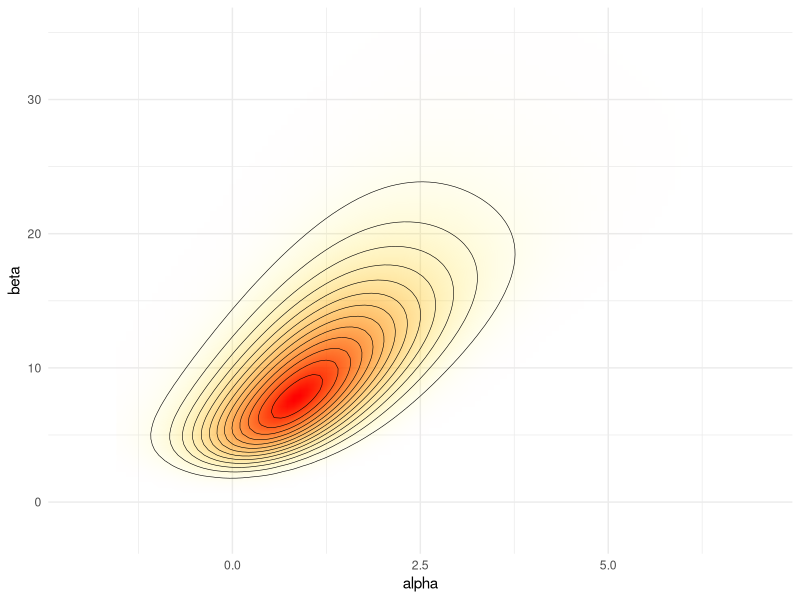
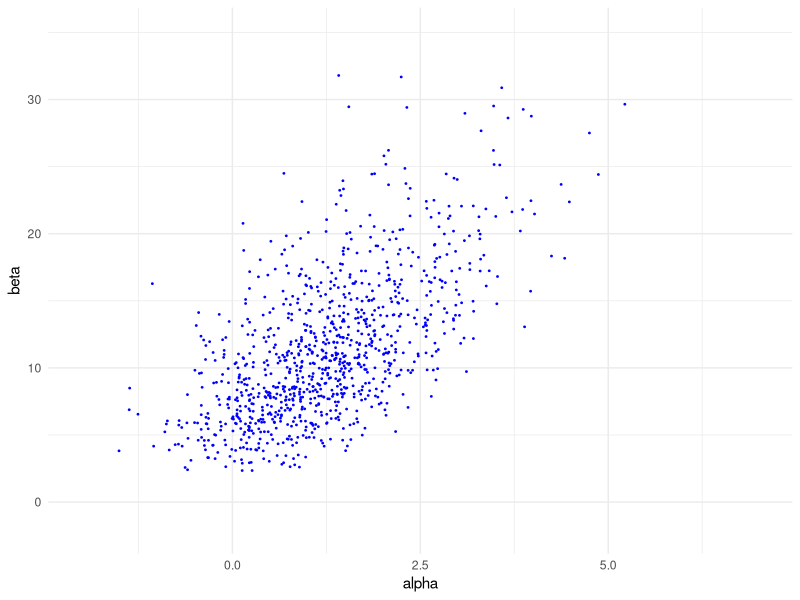
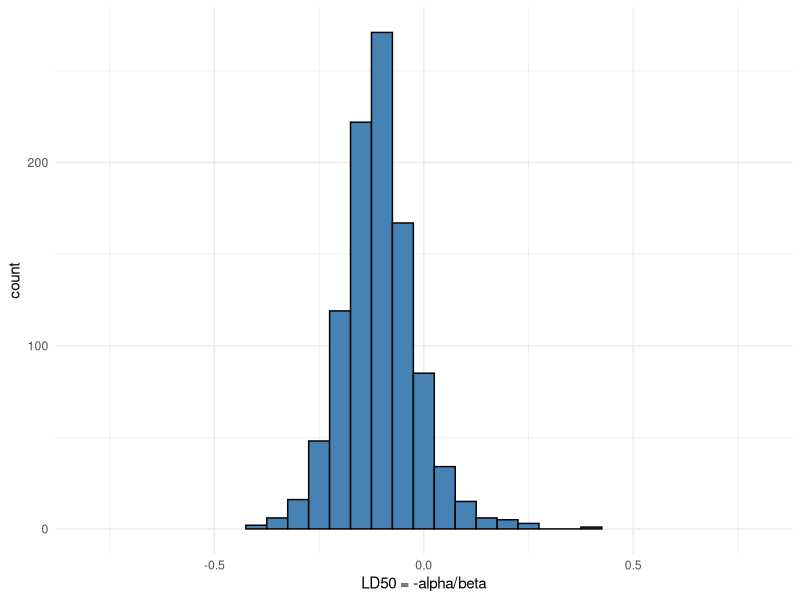
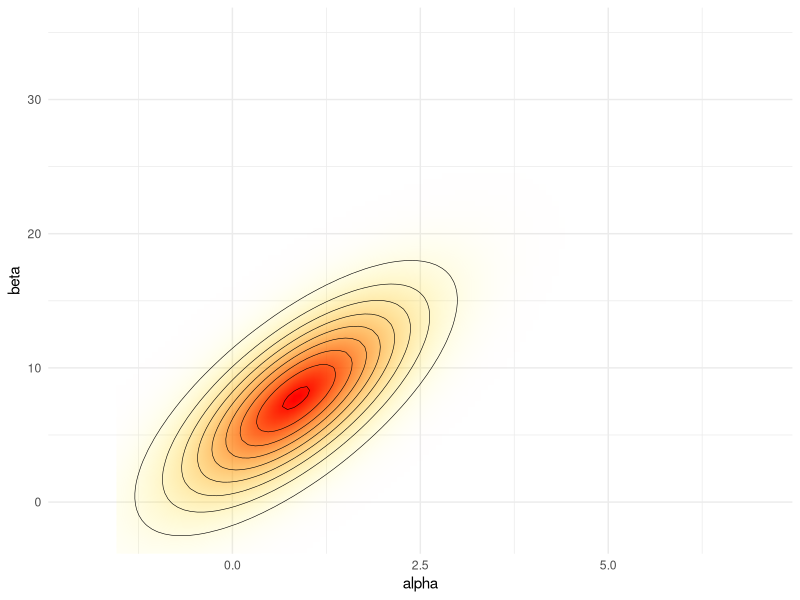
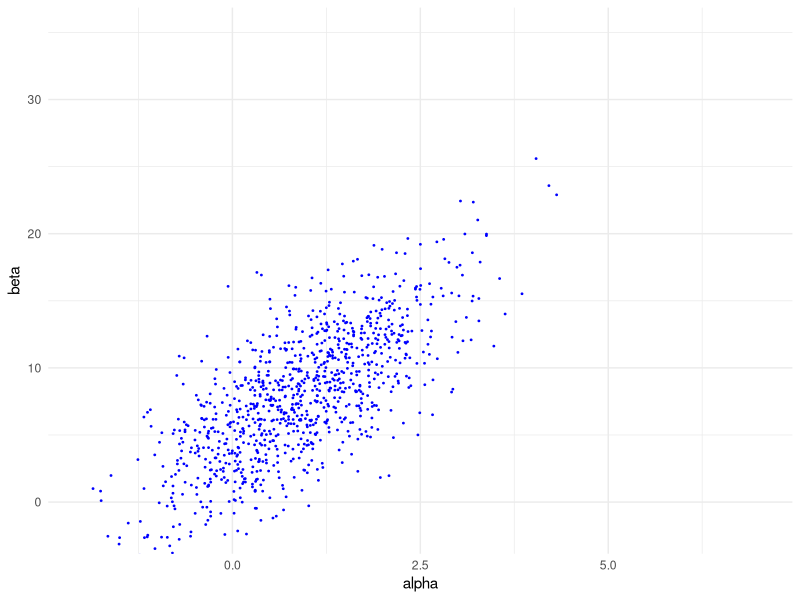
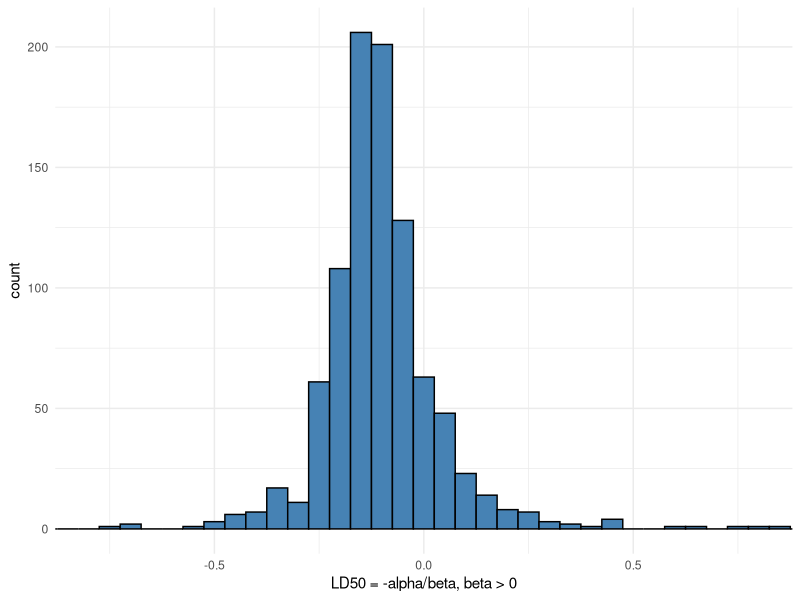
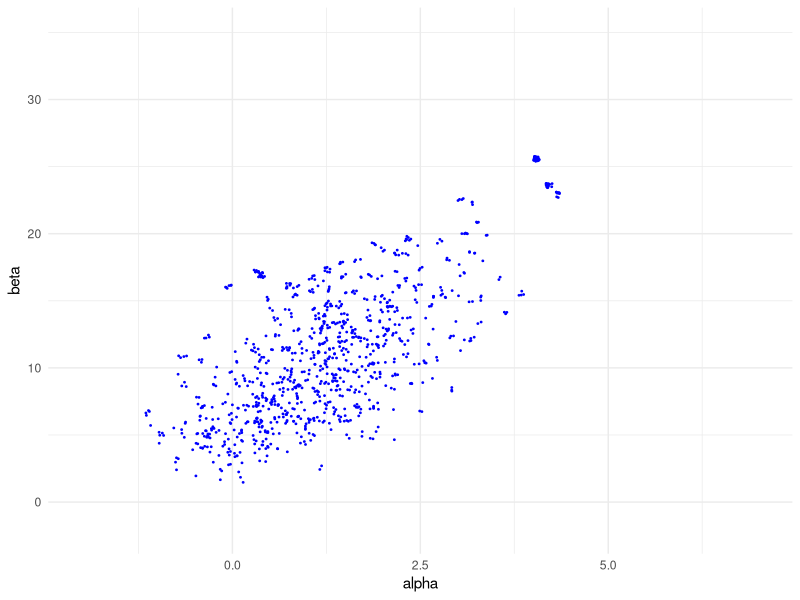
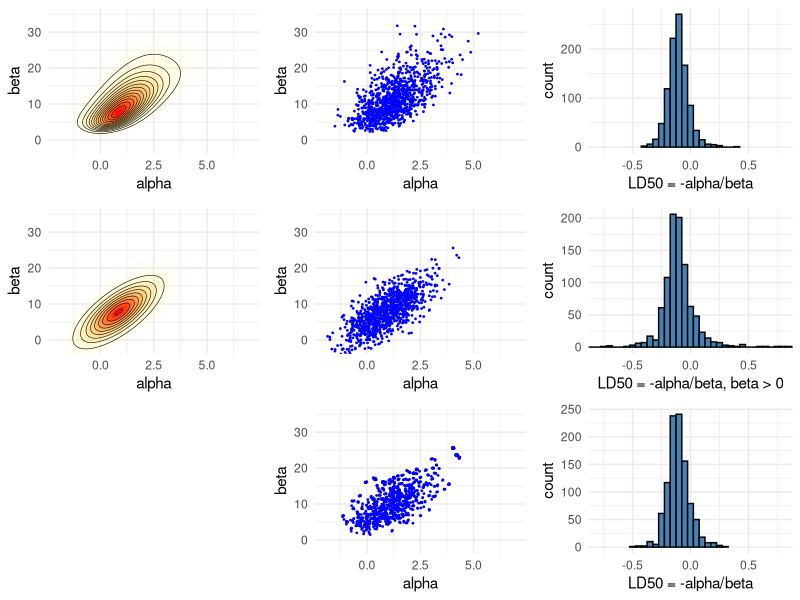

The R source for these figures, in order:
#' ---
#' title: "Bayesian data analysis demo 10.3"
#' author: "Aki Vehtari, Markus Paasiniemi"
#' date: "`r format(Sys.Date())`"
#' output:
#'   html_document:
#'     theme: readable
#'     code_download: true
#' ---

#' ## Importance sampling with Normal distribution as a proposal for Bioassay model
#'

#' ggplot2, grid, and gridExtra are used for plotting, tidyr for
#' manipulating data frames
#+ setup, message=FALSE, error=FALSE, warning=FALSE
library(ggplot2)
theme_set(theme_minimal())
library(gridExtra)
library(grid)
library(tidyr)
library(MASS)
library(loo)
#' set seed to match the numbers with slides
set.seed(5710)

#' Bioassay data, (BDA3 page 86)
df1 <- data.frame(
  x = c(-0.86, -0.30, -0.05, 0.73),
  n = c(5, 5, 5, 5),
  y = c(0, 1, 3, 5)
)

#' ### Grid sampling for Bioassay model.

#' Compute the posterior density in a grid
#' 
#' - usually should be computed in logarithms!
#' - with alternative prior, check that range and spacing of A and B
#'   are sensible
A = seq(-1.5, 7, length.out = 100)
B = seq(-5, 35, length.out = 100)
# make vectors that contain all pairwise combinations of A and B
cA <- rep(A, each = length(B))
cB <- rep(B, length(A))
#' Make a helper function to calculate the log likelihood
#' given a dataframe with x, y, and n and evaluation
#' points a and b. For the likelihood see BDA3 p. 75
logl <- function(df, a, b)
  df['y']*(a + b*df['x']) - df['n']*log1p(exp(a + b*df['x']))
# calculate likelihoods: apply logl function for each observation
# ie. each row of data frame of x, n and y
p <- apply(df1, 1, logl, cA, cB) %>%
  # sum the log likelihoods of observations
  # and exponentiate to get the joint likelihood
  rowSums() %>% exp()

#' Sample from the grid (with replacement)
nsamp <- 1000
samp_indices <- sample(length(p), size = nsamp,
                       replace = T, prob = p/sum(p))
samp_A <- cA[samp_indices[1:nsamp]]
samp_B <- cB[samp_indices[1:nsamp]]
# add random jitter, see BDA3 p. 76
samp_A <- samp_A + runif(nsamp, (A[1] - A[2])/2, (A[2] - A[1])/2)
samp_B <- samp_B + runif(nsamp, (B[1] - B[2])/2, (B[2] - B[1])/2)

#' Compute LD50 for all draws
samp_ld50 <- -samp_A/samp_B

#' Create a plot of the posterior density
# limits for the plots
xl <- c(-2, 7)
yl <- c(-2, 35)
pos <- ggplot(data = data.frame(cA ,cB, p), aes(x = cA, y = cB)) +
  geom_raster(aes(fill = p, alpha = p), interpolate = T) +
  geom_contour(aes(z = p), colour = 'black', size = 0.2) +
  coord_cartesian(xlim = xl, ylim = yl) +
  labs(x = 'alpha', y = 'beta') +
  scale_fill_gradient(low = 'yellow', high = 'red', guide = "none") +
  scale_alpha(range = c(0, 1), guide = "none")
pos

#' Plot of the samples
sam <- ggplot(data = data.frame(samp_A, samp_B)) +
  geom_point(aes(samp_A, samp_B), color = 'blue', size = 0.3) +
  coord_cartesian(xlim = xl, ylim = yl) +
  labs(x = 'alpha', y = 'beta')
sam

#' Plot of the histogram of LD50
his <- ggplot() +
  geom_histogram(aes(samp_ld50), binwidth = 0.05,
                 fill = 'steelblue', color = 'black') +
  coord_cartesian(xlim = c(-0.8, 0.8)) +
  labs(x = 'LD50 = -alpha/beta')
his

#' ### Normal approximation for Bioassay model.

#' Define the function to be optimized
bioassayfun <- function(w, df) {
  z <- w[1] + w[2]*df$x
  -sum(df$y*(z) - df$n*log1p(exp(z)))
}

#' Optimize and compute the Hessian at the mode
w0 <- c(0,0)
optim_res <- optim(w0, bioassayfun, gr = NULL, df1, hessian = T)
w <- optim_res$par
S <- solve(optim_res$hessian)

#' Multivariate normal probability density function
dmvnorm <- function(x, mu, sig)
  exp(-0.5*(length(x)*log(2*pi) + log(det(sig)) + (x-mu)%*%solve(sig, x-mu)))

#' Evaluate likelihood at points (cA,cB) 
#' this is just for illustration and would not be needed otherwise
p <- apply(cbind(cA, cB), 1, dmvnorm, w, S)

#' Sample from the multivariate normal
samp_norm <- mvrnorm(nsamp, w, S)

#' Samples of LD50 conditional beta > 0:
#' Normal approximation does not take into account that the posterior
#' is not symmetric and that there is very low density for negative
#' beta values. Based on the draws from the normal approximation
#' is is estimated that there is about 5% probability that beta is negative!
bpi <- samp_norm[,2] > 0
samp_norm_ld50 <- -samp_norm[bpi,1]/samp_norm[bpi,2]

#' Create a plot of the normal distribution approximation
pos_norm <- ggplot(data = data.frame(cA ,cB, p), aes(x = cA, y = cB)) +
  geom_raster(aes(fill = p, alpha = p), interpolate = T) +
  geom_contour(aes(z = p), colour = 'black', size = 0.2) +
  coord_cartesian(xlim = xl, ylim = yl) +
  labs(x = 'alpha', y = 'beta') +
  scale_fill_gradient(low = 'yellow', high = 'red', guide = "none") +
  scale_alpha(range = c(0, 1), guide = "none")
pos_norm

#' Plot of the samples
sam_norm <- ggplot(data = data.frame(samp_A=samp_norm[,1], samp_B=samp_norm[,2])) +
  geom_point(aes(samp_A, samp_B), color = 'blue', size = 0.3) +
  coord_cartesian(xlim = xl, ylim = yl) +
  labs(x = 'alpha', y = 'beta')
sam_norm

#' Plot of the histogram of LD50
his_norm <- ggplot() +
  geom_histogram(aes(samp_norm_ld50), binwidth = 0.05,
                 fill = 'steelblue', color = 'black') +
  coord_cartesian(xlim = c(-0.8, 0.8)) +
  labs(x = 'LD50 = -alpha/beta, beta > 0')
his_norm

#' ### Importance sampling for Bioassay model.
 
#' Multivariate normal log probability density function
ldmvnorm <- function(x, mu, sig)
(-0.5*(length(x)*log(2*pi) + log(det(sig)) + (x-mu)%*%solve(sig, x-mu)))
#' Log importance ratios (working in log scale is numerically more stable)
lg <- apply(samp_norm, 1, ldmvnorm, w, S)
lp <- apply(df1, 1, logl, samp_norm[,1], samp_norm[,2]) %>% rowSums()
lw <- lp-lg
#' Pareto smoothed importance sampling
#' [(Vehtari et al, 2017)](https://arxiv.org/abs/1507.02646)
psislw <- psis(lw, r_eff = 1)
#' Pareto diagnostics. k<0.7 is ok.
#' [(Vehtari et al, 2017)](https://arxiv.org/abs/1507.02646)
print(psislw$diagnostics$pareto_k, digits=2)
#' Effective sample size estimate
#' [(Vehtari et al, 2017)](https://arxiv.org/abs/1507.02646)
print(psislw$diagnostics$n_eff, digits=2)
#' Pareto smoothed weights
psisw <- exp(psislw$log_weights)

#' Importance sampling weights could be used to weight different
#' expectations directly, but for visualisation and easy computation
#' of LD50 histogram, we use resampling importance sampling.
samp_indices <- sample(length(psisw), size = nsamp,
                       replace = T, prob = psisw)
rissamp_A <- samp_norm[samp_indices,1]
rissamp_B <- samp_norm[samp_indices,2]
# add random jitter, see BDA3 p. 76
rissamp_A <- rissamp_A + runif(nsamp, (A[1] - A[2])/2, (A[2] - A[1])/2)
rissamp_B <- rissamp_B + runif(nsamp, (B[1] - B[2])/2, (B[2] - B[1])/2)
# samples of LD50 
rissamp_ld50 <- -rissamp_A/rissamp_B

#' Plot of the samples
sam_ris <- ggplot(data = data.frame(rissamp_A, rissamp_B)) +
  geom_point(aes(rissamp_A, rissamp_B), color = 'blue', size = 0.3) +
  coord_cartesian(xlim = xl, ylim = yl) +
  labs(x = 'alpha', y = 'beta')
sam_ris

#' Plot of the histogram of LD50
his_ris <- ggplot() +
  geom_histogram(aes(rissamp_ld50), binwidth = 0.05,
                 fill = 'steelblue', color = 'black') +
  coord_cartesian(xlim = c(-0.8, 0.8)) +
  labs(x = 'LD50 = -alpha/beta')
his_ris

#' Combine the plots. Top: grid sampling, middle: normal
#' approximation, bottom: importance sampling.
#+ blank, fig.show='hide'
blank <- grid.rect(gp=gpar(col="white"))
#+ combined
grid.arrange(pos, sam, his, pos_norm, sam_norm, his_norm, blank, sam_ris, his_ris, ncol=3)
